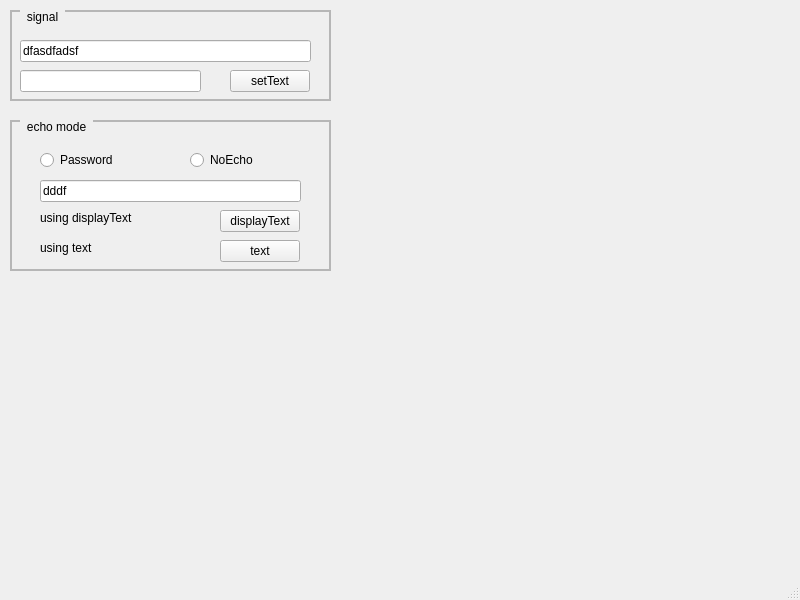
<?xml version="1.0" encoding="UTF-8"?>
<ui version="4.0">
 <class>MainWindow</class>
 <widget class="QMainWindow" name="MainWindow">
  <property name="geometry">
   <rect>
    <x>0</x>
    <y>0</y>
    <width>800</width>
    <height>600</height>
   </rect>
  </property>
  <property name="windowTitle">
   <string>MainWindow</string>
  </property>
  <property name="styleSheet">
   <string notr="true">QGroupBox {
	border: 2px solid rgb(182,182,182);
	margin-top: 1ex;
}
QGroupBox::title {
	subcontrol-origin: margin;
	subcontrol-position: top left;
	padding: 0 5px;
	left: 10px;
}</string>
  </property>
  <widget class="QWidget" name="centralwidget">
   <widget class="QGroupBox" name="groupBox">
    <property name="geometry">
     <rect>
      <x>10</x>
      <y>10</y>
      <width>321</width>
      <height>91</height>
     </rect>
    </property>
    <property name="title">
     <string>signal</string>
    </property>
    <widget class="QLineEdit" name="lineIn">
     <property name="geometry">
      <rect>
       <x>10</x>
       <y>30</y>
       <width>291</width>
       <height>22</height>
      </rect>
     </property>
     <property name="text">
      <string>dfasdfadsf</string>
     </property>
    </widget>
    <widget class="QLineEdit" name="lineSet">
     <property name="geometry">
      <rect>
       <x>10</x>
       <y>60</y>
       <width>181</width>
       <height>22</height>
      </rect>
     </property>
    </widget>
    <widget class="QPushButton" name="btnSetText">
     <property name="geometry">
      <rect>
       <x>220</x>
       <y>60</y>
       <width>80</width>
       <height>22</height>
      </rect>
     </property>
     <property name="text">
      <string>setText</string>
     </property>
    </widget>
   </widget>
   <widget class="QGroupBox" name="groupBox_2">
    <property name="geometry">
     <rect>
      <x>10</x>
      <y>120</y>
      <width>321</width>
      <height>151</height>
     </rect>
    </property>
    <property name="title">
     <string>echo mode</string>
    </property>
    <widget class="QRadioButton" name="radioPassword">
     <property name="geometry">
      <rect>
       <x>30</x>
       <y>30</y>
       <width>99</width>
       <height>20</height>
      </rect>
     </property>
     <property name="text">
      <string>Password</string>
     </property>
    </widget>
    <widget class="QRadioButton" name="radioNoEcho">
     <property name="geometry">
      <rect>
       <x>180</x>
       <y>30</y>
       <width>99</width>
       <height>20</height>
      </rect>
     </property>
     <property name="text">
      <string>NoEcho</string>
     </property>
    </widget>
    <widget class="QLineEdit" name="lineEdit">
     <property name="geometry">
      <rect>
       <x>30</x>
       <y>60</y>
       <width>261</width>
       <height>22</height>
      </rect>
     </property>
     <property name="text">
      <string>dddf</string>
     </property>
    </widget>
    <widget class="QPushButton" name="btmDisplayText">
     <property name="geometry">
      <rect>
       <x>210</x>
       <y>90</y>
       <width>80</width>
       <height>22</height>
      </rect>
     </property>
     <property name="text">
      <string>displayText</string>
     </property>
    </widget>
    <widget class="QPushButton" name="btnText">
     <property name="geometry">
      <rect>
       <x>210</x>
       <y>120</y>
       <width>80</width>
       <height>22</height>
      </rect>
     </property>
     <property name="text">
      <string>text</string>
     </property>
    </widget>
    <widget class="QLabel" name="lblDisplayText">
     <property name="geometry">
      <rect>
       <x>30</x>
       <y>90</y>
       <width>151</width>
       <height>16</height>
      </rect>
     </property>
     <property name="text">
      <string>using displayText</string>
     </property>
    </widget>
    <widget class="QLabel" name="lblText">
     <property name="geometry">
      <rect>
       <x>30</x>
       <y>120</y>
       <width>151</width>
       <height>16</height>
      </rect>
     </property>
     <property name="text">
      <string>using text</string>
     </property>
    </widget>
   </widget>
  </widget>
  <widget class="QMenuBar" name="menubar">
   <property name="geometry">
    <rect>
     <x>0</x>
     <y>0</y>
     <width>800</width>
     <height>22</height>
    </rect>
   </property>
  </widget>
  <widget class="QStatusBar" name="statusbar"/>
 </widget>
 <resources/>
 <connections/>
</ui>
